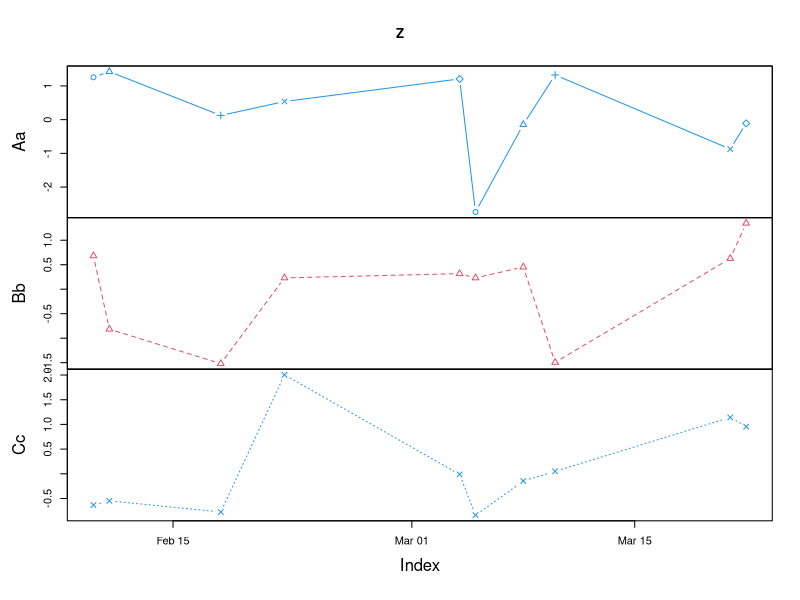

Source code (R):
#
# some example of zoo package use described in vignette('zoo')
#
library('zoo')

set.seed(1071)


z1.index <- ISOdatetime(2019,rep(1:2,5),sample(28,10),0,0,0)
z1.data  <- rnorm(10)
z1       <- zoo(z1.data, z1.index)

z2.index <- as.POSIXct(paste(2004, rep(1:2, 5), sample(1:28, 10),sep="-"))                       
z2.data  <- sin(2*1:10/pi)
z2       <- zoo(z2.data, z2.index)

Z.index  <- as.Date(sample(12450:12500, 10))
Z.data   <- matrix(rnorm(30), ncol = 3)
colnames(Z.data) <- c("Aa", "Bb", "Cc")
Z        <- zoo(Z.data, Z.index)


test<-ISOdatetime(2019,rep(1:4,8),sample(28,10),0,0,0)
test
as.Date(as.yearmon(test))

zr1 <- zooreg(sin(1:9), start = 2000, frequency = 4)
as.ts(zr1[-c(2,5)])

plot(Z, type = "b", lty = 1:3, 
     pch = list(Aa = 1:5, Bb = 2, Cc = 4),
     col = list(Bb = 2, 4))
